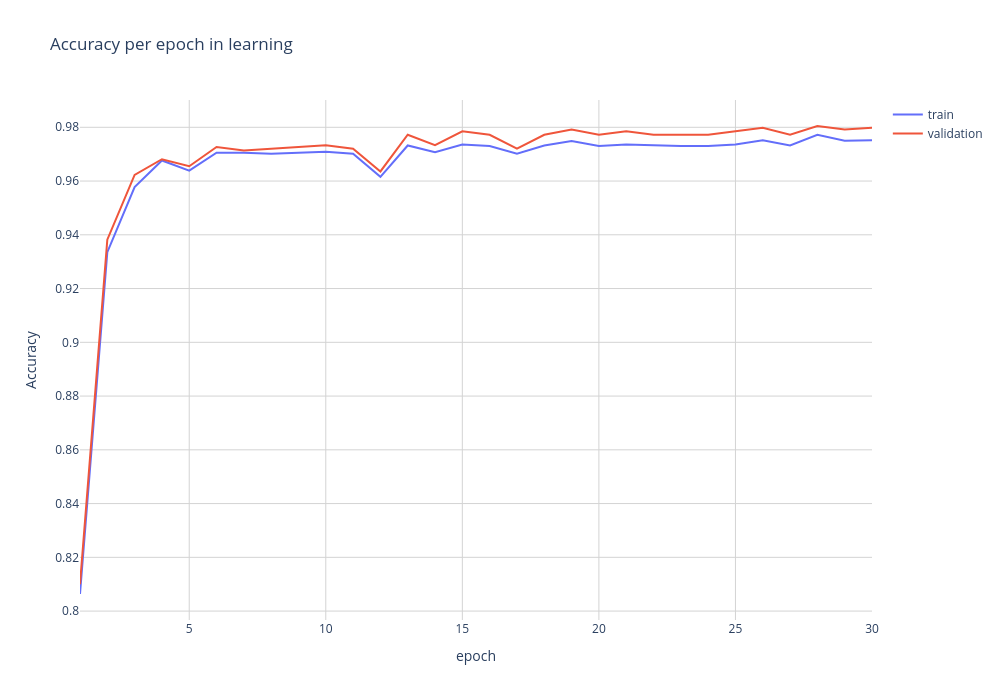

Notebook code for this chart:
### Markdown cell above
### 5. Output of classification model

#### Convergence plot

### Code cell
epoch_list = np.arange(1, len(train_list)+1)

fig = go.Figure()

fig.add_trace(go.Scatter(
    x=epoch_list,
    y=train_list,
    name="train"       # this sets its legend entry
))


fig.add_trace(go.Scatter(
    x=epoch_list,
    y=val_list,
    name="validation"       # this sets its legend entry
))

fig.update_layout(
    title="Accuracy per epoch in learning",
    xaxis_title="epoch",
    yaxis_title="MSE",
     xaxis = dict(
        title = 'epoch',
        gridcolor='lightgrey'),
    yaxis = dict(
        title = 'Accuracy',
        gridcolor='lightgrey'), 
    paper_bgcolor='rgba(0,0,0,0)',
    plot_bgcolor='rgba(0,0,0,0)',
    width=1000,
    height=700
)

fig.show()

### Figure 1 — Plotly figure (JSON) as saved in the notebook; plotly's stock layout.template omitted (floating-point values rounded to 4 significant figures)
{"data": [{"name": "train", "type": "scatter", "x": [1, 2, 3, 4, 5, 6, 7, 8, 9, 10, 11, 12, 13, 14, 15, 16, 17, 18, 19, 20, 21, 22, 23, 24, 25, 26, 27, 28, 29, 30], "y": [0.8064, 0.9335, 0.9578, 0.9677, 0.9639, 0.9705, 0.9705, 0.9702, 0.9705, 0.9709, 0.9702, 0.9616, 0.9732, 0.9707, 0.9736, 0.9731, 0.9702, 0.9732, 0.9749, 0.9731, 0.9736, 0.9732, 0.9731, 0.9731, 0.9736, 0.9752, 0.9732, 0.9772, 0.975, 0.9752]}, {"name": "validation", "type": "scatter", "x": [1, 2, 3, 4, 5, 6, 7, 8, 9, 10, 11, 12, 13, 14, 15, 16, 17, 18, 19, 20, 21, 22, 23, 24, 25, 26, 27, 28, 29, 30], "y": [0.81, 0.9382, 0.9623, 0.9681, 0.9655, 0.9727, 0.9714, 0.972, 0.9727, 0.9733, 0.972, 0.9636, 0.9772, 0.9733, 0.9785, 0.9772, 0.972, 0.9772, 0.9792, 0.9772, 0.9785, 0.9772, 0.9772, 0.9772, 0.9785, 0.9798, 0.9772, 0.9805, 0.9792, 0.9798]}], "layout": {"height": 700, "paper_bgcolor": "rgba(0, 0, 0, 0)", "plot_bgcolor": "rgba(0, 0, 0, 0)", "title": {"text": "Accuracy per epoch in learning"}, "width": 1000, "xaxis": {"autorange": true, "gridcolor": "lightgrey", "range": [1, 30], "title": {"text": "epoch"}, "type": "linear"}, "yaxis": {"autorange": true, "gridcolor": "lightgrey", "range": [0.7967, 0.9902], "title": {"text": "Accuracy"}, "type": "linear"}}}
